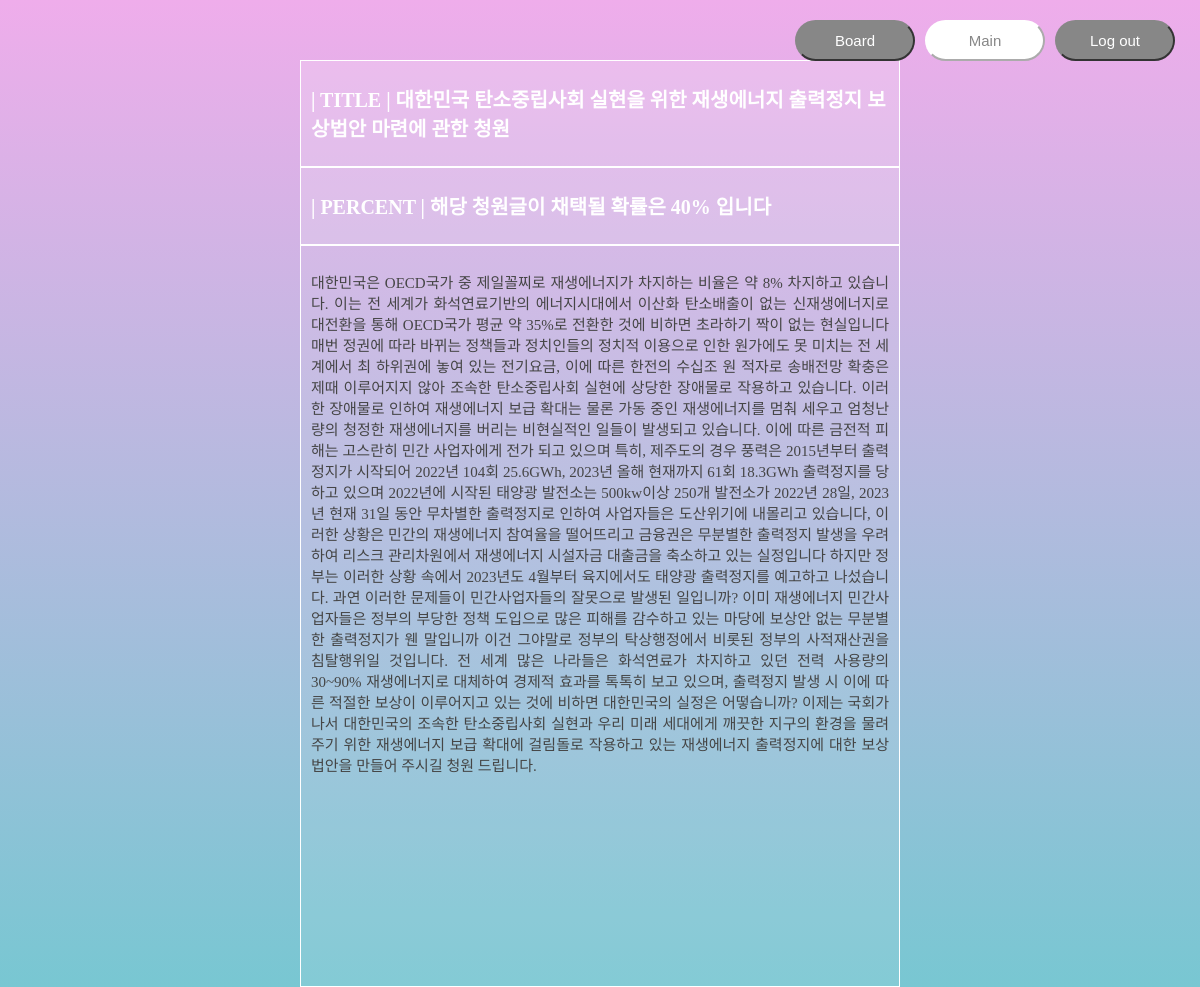
/detail/62, run on the app's committed database.
### boards/models.py (models this page shows)
class Petition(models.Model):
    category = models.CharField(max_length=50)
    title = models.CharField(max_length=100)
    content = models.TextField()
    percent = models.IntegerField()

### boards/views.py (the view)
# urls.py: path('detail/<int:pk>', views.detail, name="detail"),
def detail(request,pk):
    board = Petition.objects.get(pk=pk)
    context = {
        'board':board
    }
    return render(request, "boards/table_detail.html", context)

### boards/templates/boards/table_detail.html (shortened to what this page needs)
<!DOCTYPE html>
<html lang="en">
  <head>
  </head>
  <body>
    <div class='buttonarea'>
      <form action="{% url 'boards:registertotable' %}" method="get">
          <button class="button-board">
            <span>Board</span></button>
      </form>
      <form action="{% url 'boards:returntoregister' %}" method="get">
          <button class="button-return">
            <span>Main</span></button>
      </form>
      <form action="{% url 'boards:start' %}" method="get">
        <button class="button-board">
          <span>Log out</span></button>
      </form>
    </div>
    <div id="DetailContents">
      <div id="Title">
        <h1>| TITLE |
          {{board.title}}</h1>
      </div>
      <div id="Percent">
        <h1>| PERCENT | 해당 청원글이 채택될 확률은
          {{board.percent}}% 입니다</h1>
      </div>
      <div id="Content">
        <p>{{board.content}}</p>
      </div>
    </body>
  </html>

### boards/templates/boards/table_detail.html (style rules this page uses)
body { margin: 0; height: 100%; background-image: linear-gradient(to top, #78c7d2 0%, #efadeb 100%); font: 600 'Open Sans', sans-serif; background-repeat: no-repeat; background-size: cover; background-attachment: fixed; }
#DetailContents { margin-top: 70px; align-items: center; width: 50%; height: 100vh; margin: 5% auto; flex-wrap: wrap; }
#Title { text-align: left; padding: 10px; font-size: 10px; color: rgb(255, 255, 255); background-color: #ffffff2d; border: 1px solid rgb(255, 255, 255); }
#Percent { text-align: left; padding: 10px; font-size: 10px; color: rgb(255, 255, 255); background-color: #ffffff2d; border: 1px solid rgb(255, 255, 255); }
#Content { text-align: justify; padding: 10px; font-size: 15px; color: #454545; height: 90%; background-color: #ffffff16; border: 1px solid rgb(255, 255, 255); }
.buttonarea { margin-top: 10px; text-align: center; position: absolute; top: 0; right: 0; margin: 20px; display: flex; justify-content: space-between; }
button { margin: 0 5px; }
.button-return { border-color: #ffffff; color: rgb(135, 135, 135); padding: 10px 20px; width: 120px; background: #ffffff; font-size: 15px; display: flex; justify-content: center; border-radius: 50px; }
.button-board { border-color: rgb(135, 135, 135); color: white; padding: 10px 20px; width: 120px; background: rgb(135, 135, 135); font-size: 15px; display: flex; justify-content: center; border-radius: 50px; }

### data on the page
Petition: title "대한민국 탄소중립사회 실현을 위한 재생에너지 출력정지 보상법안 마련에 관한 청원", percent "40", content "대한민국은 OECD국가 중 제일꼴찌로 재생에너지가 차지하는 비율은 약 8% 차지하고 있습니다. 이는 전 세계가 화석연료기반의 에너지시대에서 이산화 탄소배출이 없는 신재생에너지로 대전환을 통해 OECD국가 평균 약 35%로 전환한 것에 비하면 초라하기 짝이 없는 현실입니다 매번 정권에 따라 바뀌는 정책들과 정치인들의 정치적 이용으로 인한 원가에도 못 미치는 전 세계에서 최 하위권에 놓여 있는 전기요금, 이에 따른 한전의 수십조 원 적자로 송배전망 확충은 제때 이루어지지 않아 조속한 탄소중립사회 실현에 상당한 장애물로 작용하고 있습니다. 이러한 장애물로 인하여 재생에너지 보급 확대는 물론 가동 중인 재생에너지를 멈춰 세우고 엄청난 량의 청정한 재생에너지를 버리는 비현실적인 일들이 발생되고 있습니다. 이에 따른 금전적 피해는 고스란히 민간 사업자에게 전가 되고 있으며 특히, 제주도의 경우 풍력은 2015년부터 출력정지가 시작되어 2022년 104회 25.6GWh, 2023년 올해 현재까지 61회 18.3GWh 출력정지를 당하고 있으며 2022년에 시작된 태양광 발전소는 500kw이상 250개 발전소가 2022년 28일, 2023년 현재 31일 동안 무차별한 출력정지로 인하여 사업자들은 도산위기에 내몰리고 있습니다, 이러한 상황은 민간의 재생에너지 참여율을 떨어뜨리고 금융권은 무분별한 출력정지 발생을 우려하여 리스크 관리차원에서 재생에너지…"
